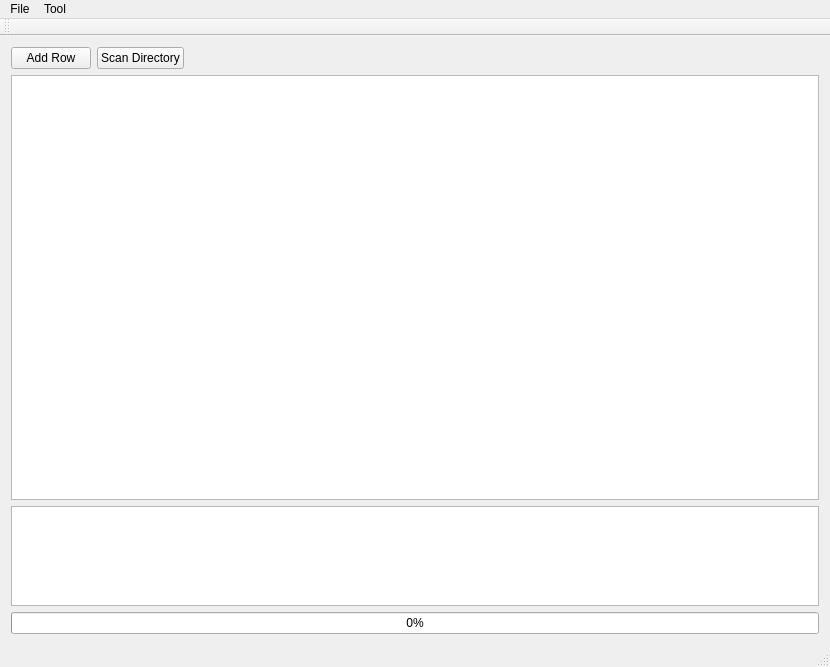
<?xml version="1.0" encoding="UTF-8"?>
<ui version="4.0">
 <class>MainWindow</class>
 <widget class="QMainWindow" name="MainWindow">
  <property name="geometry">
   <rect>
    <x>0</x>
    <y>0</y>
    <width>830</width>
    <height>667</height>
   </rect>
  </property>
  <property name="windowTitle">
   <string>MainWindow</string>
  </property>
  <widget class="QWidget" name="centralWidget">
   <layout class="QHBoxLayout" name="horizontalLayout_2">
    <item>
     <layout class="QGridLayout" name="gridLayout">
      <property name="sizeConstraint">
       <enum>QLayout::SetMaximumSize</enum>
      </property>
      <item row="0" column="0">
       <layout class="QHBoxLayout" name="horizontalLayout">
        <item>
         <widget class="QPushButton" name="addRowBtn">
          <property name="text">
           <string>Add Row</string>
          </property>
         </widget>
        </item>
        <item>
         <widget class="QPushButton" name="scanDirectoryBtn">
          <property name="text">
           <string>Scan Directory</string>
          </property>
         </widget>
        </item>
        <item>
         <spacer name="horizontalSpacer">
          <property name="orientation">
           <enum>Qt::Horizontal</enum>
          </property>
          <property name="sizeHint" stdset="0">
           <size>
            <width>40</width>
            <height>20</height>
           </size>
          </property>
         </spacer>
        </item>
       </layout>
      </item>
      <item row="1" column="0">
       <widget class="QTableView" name="tableView">
        <property name="editTriggers">
         <set>QAbstractItemView::AnyKeyPressed|QAbstractItemView::EditKeyPressed|QAbstractItemView::SelectedClicked</set>
        </property>
        <property name="sortingEnabled">
         <bool>true</bool>
        </property>
       </widget>
      </item>
      <item row="2" column="0">
       <widget class="QTextBrowser" name="debugTextBrowser">
        <property name="enabled">
         <bool>true</bool>
        </property>
        <property name="sizePolicy">
         <sizepolicy hsizetype="Expanding" vsizetype="Fixed">
          <horstretch>0</horstretch>
          <verstretch>0</verstretch>
         </sizepolicy>
        </property>
        <property name="maximumSize">
         <size>
          <width>16777215</width>
          <height>100</height>
         </size>
        </property>
       </widget>
      </item>
      <item row="3" column="0">
       <widget class="QProgressBar" name="progressBar">
        <property name="enabled">
         <bool>true</bool>
        </property>
        <property name="value">
         <number>0</number>
        </property>
        <property name="textVisible">
         <bool>true</bool>
        </property>
       </widget>
      </item>
     </layout>
    </item>
   </layout>
  </widget>
  <widget class="QMenuBar" name="menuBar">
   <property name="geometry">
    <rect>
     <x>0</x>
     <y>0</y>
     <width>830</width>
     <height>21</height>
    </rect>
   </property>
   <widget class="QMenu" name="menuFile">
    <property name="title">
     <string>File</string>
    </property>
    <addaction name="actionOpen"/>
    <addaction name="separator"/>
    <addaction name="actionSave"/>
    <addaction name="actionSaveAs"/>
    <addaction name="separator"/>
    <addaction name="actionCreateNew"/>
   </widget>
   <widget class="QMenu" name="menuTool">
    <property name="title">
     <string>Tool</string>
    </property>
    <widget class="QMenu" name="menuDuplicates">
     <property name="title">
      <string>Duplicates</string>
     </property>
     <addaction name="actionManual_process"/>
     <addaction name="actionAutomatic_process"/>
    </widget>
    <addaction name="menuDuplicates"/>
    <addaction name="separator"/>
    <addaction name="actionSettings"/>
   </widget>
   <addaction name="menuFile"/>
   <addaction name="menuTool"/>
  </widget>
  <widget class="QToolBar" name="mainToolBar">
   <attribute name="toolBarArea">
    <enum>TopToolBarArea</enum>
   </attribute>
   <attribute name="toolBarBreak">
    <bool>false</bool>
   </attribute>
  </widget>
  <widget class="QStatusBar" name="statusBar"/>
  <action name="actionCreateNew">
   <property name="text">
    <string>Create New</string>
   </property>
  </action>
  <action name="actionOpen">
   <property name="text">
    <string>Open DB</string>
   </property>
  </action>
  <action name="actionSave">
   <property name="text">
    <string>Save DB</string>
   </property>
  </action>
  <action name="actionSaveAs">
   <property name="text">
    <string>Save As</string>
   </property>
  </action>
  <action name="actionSettings">
   <property name="text">
    <string>Settings</string>
   </property>
  </action>
  <action name="actionManual_process">
   <property name="text">
    <string>Manual process</string>
   </property>
  </action>
  <action name="actionAutomatic_process">
   <property name="text">
    <string>Automatic process</string>
   </property>
  </action>
 </widget>
 <layoutdefault spacing="6" margin="11"/>
 <resources/>
 <connections/>
</ui>
